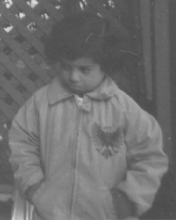
%> input picture WorkShop6 /Pout.png, 176 x 220 px, shrunk from 233 x 291 before the run
$ octave task21.m   (GNU Octave 9; MATLAB toolbox functions it lacks are replaced by stand-ins)
%> lines starting %> are read from the running program, lines starting %| are printed output that depends on the picture
I = imread('Pout.png');
%> I is the input picture: size 220x176x3 uint8; min 74, max 221, mean 110.7
IG = rgb2gray(I);

ID = im2double(IG);
IOut = zeros(size(ID));

sobelX = [-1,0,1; -2,0,2; -1,0,1]; % Sobel Filter X
sobelY = [1,2,1; 0,0,0; -1,-2,-1]; % Sobel Filter Y


% Task 2.1
for i = 2:size(ID,1)-1
    for j = 2:size(ID,2)-1
        sumX = 0;
        sumY = 0;
        for x = 1:3
            for y = 1:3
                sumX = sumX + ID((i-2)+x,(j-2)+y)*sobelX(x,y); % Adds the sum of the neighbourhood pixels
                sumY = sumY + ID((i-2)+x,(j-2)+y)*sobelY(x,y); % You want top left to start (-1) so you need to -2 from 1 (x,y) to get there

            end
        end
        IOut(i-1,j-1) = sqrt(sumX^2+sumY^2); % Writes the combined output to the out image
    end
end

%imshow(IOut);


% Task 2.2

%3x3 sobel Y filter mask (Hozinontal)
F = fspecial('sobel');

% For vertical we need to transpose
FT = transpose(F); % This doesent seem to work

% Inbuilt filter function using the above
FF1 = imfilter(ID,F);
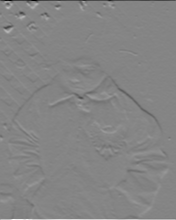
%> FF1: size 220x176 double; min -3.38, max 3.11, mean -0.00139; drawn with min black and max white
FF2 = imfilter(ID,FT);
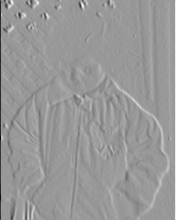
%> FF2: size 220x176 double; min -2.32, max 1.56, mean 0.00184; drawn with min black and max white
IOutF = zeros(size(ID));


for x = 1:size(ID,1)
    for y = 1:size(ID,2)
        IOutF(x,y) = sqrt((FF1(x,y)^2)+(FF2(x,y)^2));
    end
end
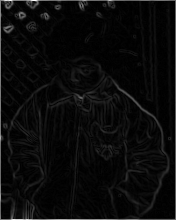
%> IOutF: size 220x176 double; min 0, max 3.39, mean 0.15; drawn with min black and max white


%imshow(IOutF);


figure;
subplot(2,1,1)
imshow(IOut)
title('Own Function')

subplot(2,1,2)
imshow(IOutF)
title('In-Built Function');


% Task 3

gaus = [1,2,1; 2,4,2; 1,2,1]; % Then divide by 16;
GOut = zeros(size(ID));


for i = 2:size(ID,1)-1
    for j = 2:size(ID,2)-1
        mask = zeros(9,1);
        mC = 1; % mask counter
        for x = 1:3
            for y = 1:3
                mask(mC) = ID((i-2)+x,(j-2)+y) * gaus(x,y);
                mC = mC + 1;
            end
        end
        sum = 0;
        for u = 1:size(mask)
            sum = sum + mask(u);
        end
        GOut(i-1,j-1) = sum/16; % This will mean the output will not be filled 1px right and 1 px down
    end
end
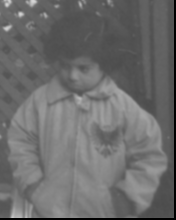
%> GOut: size 220x176 double; min 0, max 0.842, mean 0.426
%> after the loop, mask = [0.325; 0.651; 0.322; 0.675; 1.35; 0.643; 0.373; 0.737; 0.369]

SI = zeros(size(ID));

for x = 1:size(ID,1)
    for y = 1:size(ID,2)
        SI(x,y) = ID(x,y) - GOut(x,y); % Take from
    end
end
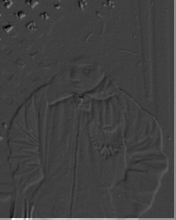
%> SI: size 220x176 double; min -0.275, max 0.827, mean 0.00807; drawn with min black and max white

SOut = zeros(size(ID));

for x = 1:size(ID,1)
    for y = 1:size(ID,2)
        SOut(x,y) = ID(x,y) + SI(x,y); % Add to
    end
end
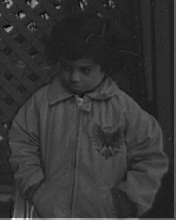
%> SOut: size 220x176 double; min 0.124, max 1.65, mean 0.442; drawn with min black and max white


figure;
subplot(2,1,1)
imshow(ID)
title('Original')

subplot(2,1,2)
imshow(SOut)
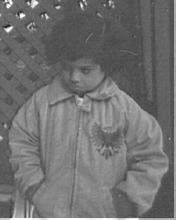
%> displayed picture: size 220x176, on the screen's scale of 0 to 255; min 31, max 255, mean 112.6
title('Sharpened');

$ run again, with WorkShop6 /Einstein.tif saved as WorkShop6 /Pout.png
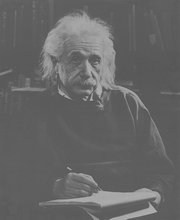
%> input picture WorkShop6 /Einstein.tif, 180 x 220 px, shrunk from 490 x 600 before the run
%> I is the input picture: size 220x180 uint8; min 81, max 180, mean 102.4
%> after the loop `for i = 2:size(ID,1)-1`: mask = [0.365; 0.737; 0.369; 0.737; 1.49; 0.753; 0.369; 0.753; 0.376]
%> after the loop `for x = 1:size(ID,1)`:
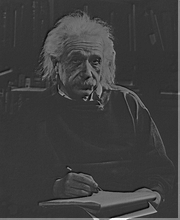
%> SOut: size 220x180 double; min 0.0983, max 1.36, mean 0.409; drawn with min black and max white
%> `imshow(SOut)`:
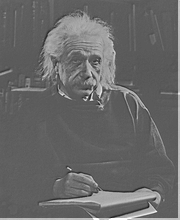
%> displayed picture: size 220x180, on the screen's scale of 0 to 255; min 25, max 255, mean 104.2

$ run again, with WorkShop6 /Pollen.tif saved as WorkShop6 /Pout.png
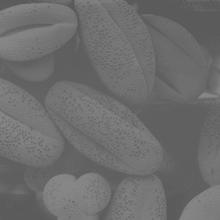
%> input picture WorkShop6 /Pollen.tif, 220 x 220 px, shrunk from 889 x 889 before the run
%> I is the input picture: size 220x220 uint8; min 89, max 136, mean 109.1
%> after the loop `for i = 2:size(ID,1)-1`: mask = [0.478; 0.949; 0.475; 0.965; 1.93; 0.949; 0.478; 0.949; 0.471]
%> after the loop `for x = 1:size(ID,1)`:
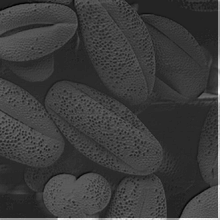
%> SOut: size 220x220 double; min 0.243, max 1.05, mean 0.436; drawn with min black and max white
%> `imshow(SOut)`:
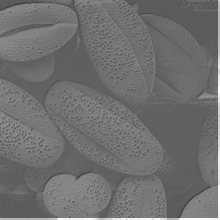
%> displayed picture: size 220x220, on the screen's scale of 0 to 255; min 62, max 255, mean 111.1
